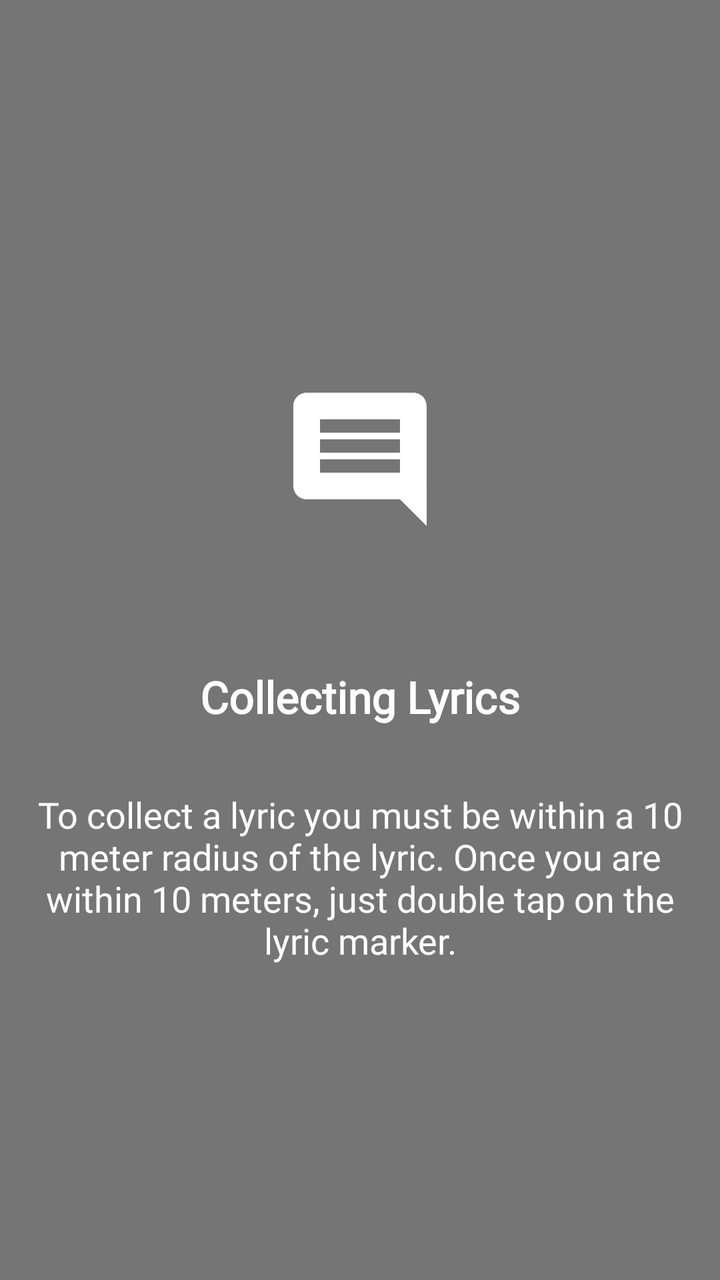
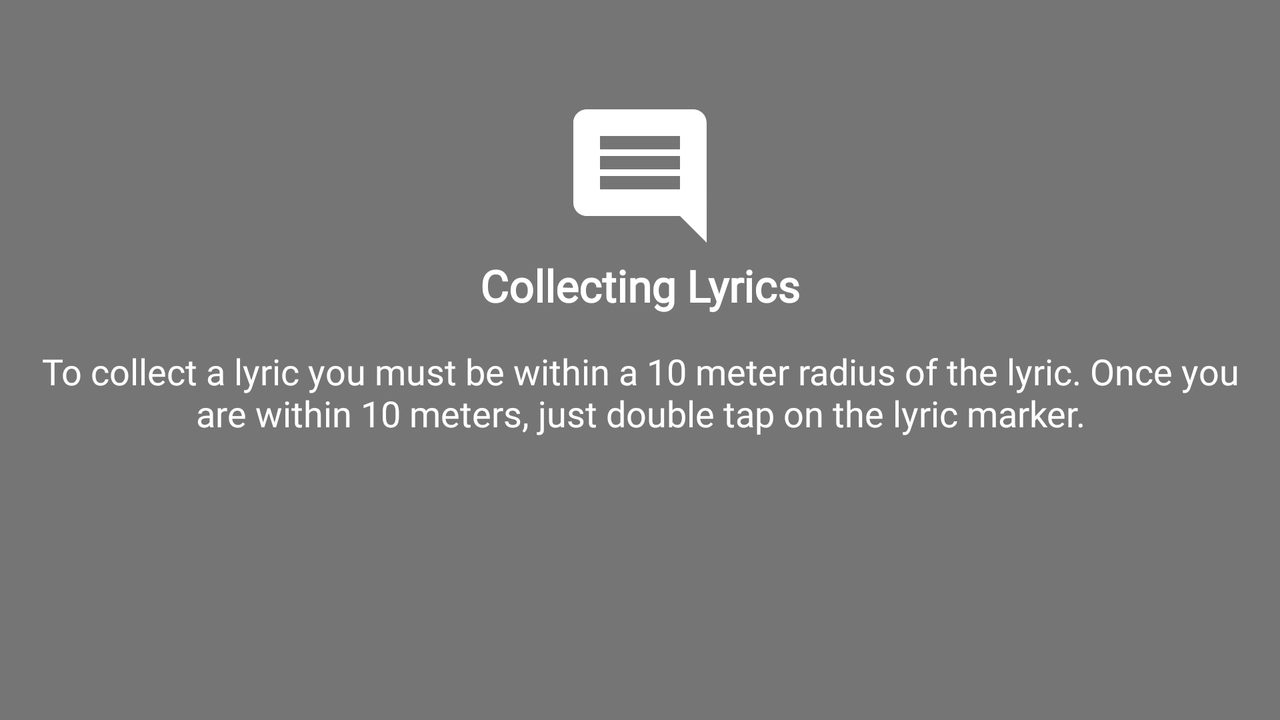

First picture: res/layout/ on a phone held upright. Second picture: the repository's own variant of that layout, on a device whose configuration matches the variant's folder. Source for both follows.
<!-- AndroidManifest.xml: application theme AppTheme -->
<!-- res/layout/rules_walkthrough_slider_3.xml -->
<?xml version="1.0" encoding="utf-8"?>
<androidx.constraintlayout.widget.ConstraintLayout xmlns:android="http://schemas.android.com/apk/res/android"
    xmlns:app="http://schemas.android.com/apk/res-auto"
    xmlns:tools="http://schemas.android.com/tools"
    android:layout_width="match_parent"
    android:layout_height="match_parent"
    android:background="@color/md_grey_600">

    <ImageView
        android:id="@+id/image"
        android:layout_width="wrap_content"
        android:layout_height="wrap_content"
        android:layout_margin="@dimen/size_48"
        android:contentDescription="@string/image_rules_description"
        android:src="@drawable/ic_comment"
        app:layout_constraintVertical_chainStyle="packed"
        app:layout_constraintBottom_toTopOf="@+id/title"
        app:layout_constraintEnd_toEndOf="parent"
        app:layout_constraintHorizontal_bias="0.5"
        app:layout_constraintStart_toStartOf="parent"
        app:layout_constraintTop_toTopOf="parent" />

    <TextView
        android:id="@+id/title"
        android:layout_width="wrap_content"
        android:layout_height="wrap_content"
        android:layout_margin="@dimen/size_16"
        android:fontFamily="@font/roboto"
        android:text="@string/collecting_lyrics"
        android:textAppearance="@style/TextAppearance.AppCompat.Large"
        android:textColor="@android:color/white"
        android:textStyle="bold"
        app:layout_constraintBottom_toTopOf="@+id/details"
        app:layout_constraintEnd_toEndOf="parent"
        app:layout_constraintHorizontal_bias="0.5"
        app:layout_constraintStart_toStartOf="parent"
        app:layout_constraintTop_toBottomOf="@+id/image" />

    <TextView
        android:id="@+id/details"
        android:layout_width="0dp"
        android:layout_height="wrap_content"
        android:layout_margin="@dimen/size_16"
        android:layout_marginBottom="@dimen/space_100"
        android:fontFamily="@font/roboto"
        android:gravity="center"
        android:scrollbars="vertical"
        android:text="@string/collecting_rule"
        android:textAppearance="@style/TextAppearance.AppCompat.Medium"
        android:textColor="@android:color/white"
        app:layout_constraintBottom_toBottomOf="parent"
        app:layout_constraintEnd_toEndOf="parent"
        app:layout_constraintHorizontal_bias="0.5"
        app:layout_constraintStart_toStartOf="parent"
        app:layout_constraintTop_toBottomOf="@+id/title" />

</androidx.constraintlayout.widget.ConstraintLayout>
<!-- resources referenced by this layout -->
<resources>
  <color name="md_grey_600">#757575</color>
  <dimen name="size_16">16dp</dimen>
  <dimen name="size_48">48dp</dimen>
  <dimen name="space_100">100dp</dimen>
  <!-- drawable ic_comment (drawable) -->
  <vector android:height="80dp" android:tint="#FFFFFF"
      android:viewportHeight="24.0" android:viewportWidth="24.0"
      android:width="80dp" xmlns:android="http://schemas.android.com/apk/res/android">
      <path android:fillColor="#FF000000" android:pathData="M21.99,4c0,-1.1 -0.89,-2 -1.99,-2L4,2c-1.1,0 -2,0.9 -2,2v12c0,1.1 0.9,2 2,2h14l4,4 -0.01,-18zM18,14L6,14v-2h12v2zM18,11L6,11L6,9h12v2zM18,8L6,8L6,6h12v2z"/>
  </vector>
  <string name="collecting_lyrics">Collecting Lyrics</string>
  <string name="collecting_rule">To collect a lyric you must be within a 10 meter radius of the lyric. Once you are within 10 meters, just double tap on the lyric marker.</string>
  <string name="image_rules_description">Rules Image</string>
  <style name="AppTheme" parent="Theme.AppCompat.Light.NoActionBar">
          
          <item name="colorPrimary">@color/primaryColor</item>
          <item name="colorPrimaryDark">@color/primaryDarkColor</item>
          <item name="colorAccent">@color/secondaryColor</item>
          <item name="android:fontFamily">@font/roboto</item>
      </style>
  <color name="primaryColor">#2196f3</color>
  <color name="primaryDarkColor">#0069c0</color>
  <color name="secondaryColor">#ffc400</color>
</resources>
<!-- res/layout-land/rules_walkthrough_slider_3.xml (the repository's variant of the layout above) -->
<!-- drawn on the phone turned sideways -->
<?xml version="1.0" encoding="utf-8"?>
<androidx.constraintlayout.widget.ConstraintLayout xmlns:android="http://schemas.android.com/apk/res/android"
    xmlns:app="http://schemas.android.com/apk/res-auto"
    xmlns:tools="http://schemas.android.com/tools"
    android:layout_width="match_parent"
    android:layout_height="match_parent"
    android:background="@color/md_grey_600">

    <ImageView
        android:id="@+id/image"
        android:layout_width="wrap_content"
        android:layout_height="wrap_content"
        android:layout_margin="@dimen/size_48"
        android:contentDescription="@string/image_rules_description"
        android:src="@drawable/ic_comment"
        app:layout_constraintBottom_toTopOf="@+id/title"
        app:layout_constraintEnd_toEndOf="parent"
        app:layout_constraintHorizontal_bias="0.5"
        app:layout_constraintStart_toStartOf="parent"
        app:layout_constraintTop_toTopOf="parent"
        app:layout_constraintVertical_chainStyle="spread_inside" />

    <TextView
        android:id="@+id/title"
        android:layout_width="wrap_content"
        android:layout_height="wrap_content"
        android:fontFamily="@font/roboto"
        android:text="@string/collecting_lyrics"
        android:textAppearance="@style/TextAppearance.AppCompat.Large"
        android:textColor="@android:color/white"
        android:textStyle="bold"
        app:layout_constraintEnd_toEndOf="parent"
        app:layout_constraintStart_toStartOf="parent"
        app:layout_constraintTop_toBottomOf="@+id/image" />

    <TextView
        android:id="@+id/details"
        android:layout_width="0dp"
        android:layout_height="wrap_content"
        android:layout_margin="@dimen/size_16"
        android:layout_marginBottom="@dimen/space_100"
        android:fontFamily="@font/roboto"
        android:gravity="center"
        android:scrollbars="vertical"
        android:text="@string/collecting_rule"
        android:textAlignment="center"
        android:textAppearance="@style/TextAppearance.AppCompat.Medium"
        android:textColor="@android:color/white"
        app:layout_constraintBottom_toBottomOf="parent"
        app:layout_constraintEnd_toEndOf="parent"
        app:layout_constraintStart_toStartOf="parent"
        app:layout_constraintTop_toBottomOf="@+id/title"
        app:layout_constraintVertical_bias="0.0" />

</androidx.constraintlayout.widget.ConstraintLayout>
